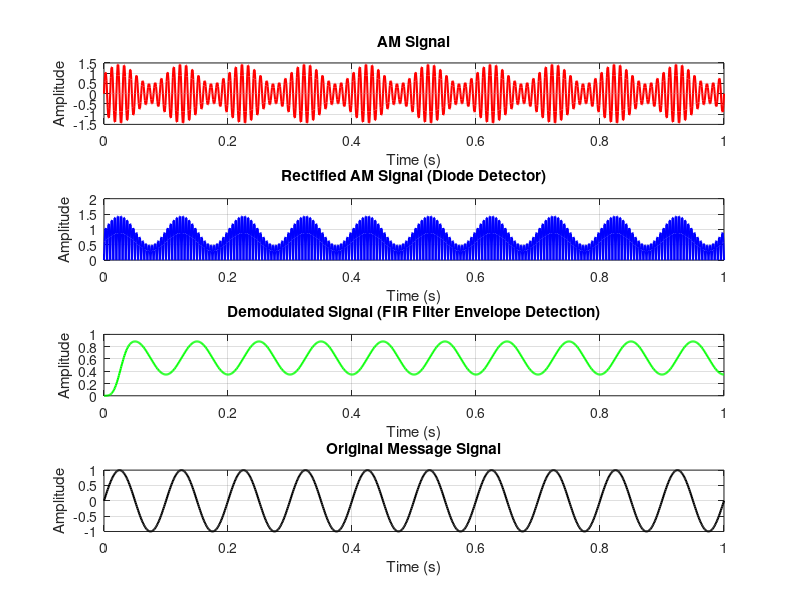

MATLAB code to generate this figure:
clc;
clear;
close all;

% Parameters for the AM signal
Ac = 1;             % Carrier amplitude
Am = 1;             % Message amplitude
fc = 100;           % Carrier frequency (Hz)
fm = 10;            % Message frequency (Hz)
t = 0:0.001:1;      % Time vector
m = Am * sin(2*pi*fm*t);   % Original message signal
c = Ac * sin(2*pi*fc*t);   % Carrier signal

% AM signal (modulated signal)
y = Ac * (1 + 0.5 * sin(2*pi*fm*t)) .* sin(2*pi*fc*t); % AM signal

% Plot the AM signal
subplot(4,1,1);
plot(t, y, 'r', 'LineWidth', 1.5);
title('AM Signal');
xlabel('Time (s)');
ylabel('Amplitude');
grid on;

% Diode detector (half-wave rectification)
y_rectified = abs(y); % Rectifying the AM signal

% Plot the rectified AM signal
subplot(4,1,2);
plot(t, y_rectified, 'b', 'LineWidth', 1.5);
title('Rectified AM Signal (Diode Detector)');
xlabel('Time (s)');
ylabel('Amplitude');
grid on;

% FIR filter (Envelope detection)
% Design a low-pass FIR filter
fs = 1 / (t(2) - t(1));       % Sampling frequency
fc_filter = 20;               % Cut-off frequency for low-pass filter (message frequency)
filter_order = 50;            % Filter order (higher order = sharper cutoff)

% Create FIR low-pass filter using the 'fir1' function
h = fir1(filter_order, fc_filter / (fs / 2));  % Normalized cut-off frequency

% Apply the FIR filter to the rectified signal
y_demodulated = filter(h, 1, y_rectified);

% Plot the demodulated signal
subplot(4,1,3);
plot(t, y_demodulated, 'g', 'LineWidth', 1.5);
title('Demodulated Signal (FIR Filter Envelope Detection)');
xlabel('Time (s)');
ylabel('Amplitude');
grid on;

% Plot the original message signal for comparison
subplot(4,1,4);
plot(t, m, 'k', 'LineWidth', 1.5);
title('Original Message Signal');
xlabel('Time (s)');
ylabel('Amplitude');
grid on;
